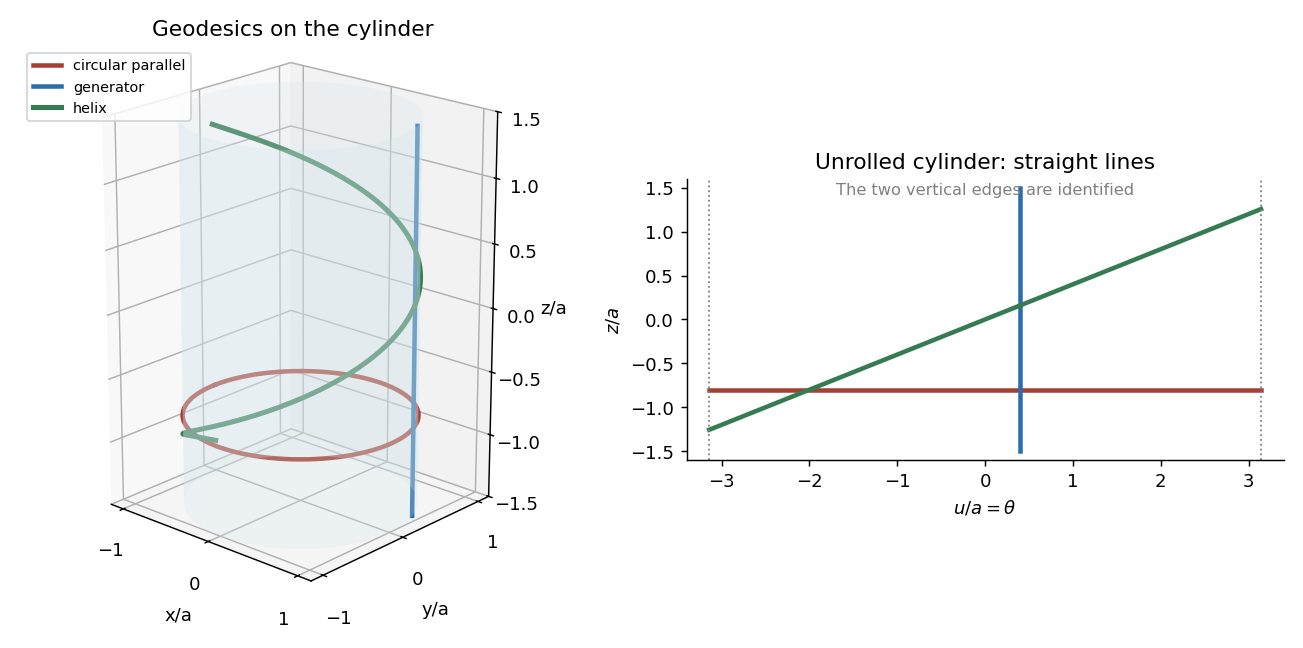

This chart was generated by the following Python code:
"""Original cylinder-geodesic sketch. Python 3.14; pinned root NumPy/Matplotlib.
Writes paper-3-cylinder-geodesics.png to caller CWD, respecting MPLCONFIGDIR.
"""
import numpy as np
import matplotlib
matplotlib.use('Agg')
import matplotlib.pyplot as plt
fig=plt.figure(figsize=(10,4.5),layout='constrained',facecolor='white');ax=fig.add_subplot(121,projection='3d');bx=fig.add_subplot(122)
theta=np.linspace(0,2*np.pi,80);zz=np.linspace(-1.5,1.5,25);th,z=np.meshgrid(theta,zz);ax.plot_surface(np.cos(th),np.sin(th),z,color='#d5e6ed',alpha=.25,edgecolor='none',shade=False)
col=['#a53f32','#286eab','#367c53'];t=np.linspace(-np.pi,np.pi,400)
ax.plot(np.cos(t),np.sin(t),np.full_like(t,-.8),color=col[0],lw=2.5,label='circular parallel');ax.plot(np.full(100,np.cos(.4)),np.full(100,np.sin(.4)),np.linspace(-1.5,1.5,100),color=col[1],lw=2.5,label='generator');ax.plot(np.cos(t),np.sin(t),.4*t,color=col[2],lw=2.8,label='helix')
ax.set(xlabel='x/a',ylabel='y/a',zlabel='z/a',zlim=(-1.5,1.5),title='Geodesics on the cylinder');ax.set_xticks([-1,0,1]);ax.set_yticks([-1,0,1]);ax.set_box_aspect((2,2,3));ax.view_init(elev=20,azim=-48);ax.legend(loc='upper left',fontsize=8)
bx.plot(t,np.full_like(t,-.8),color=col[0],lw=2.5);bx.plot([.4,.4],[-1.5,1.5],color=col[1],lw=2.5);bx.plot(t,.4*t,color=col[2],lw=2.5);bx.axvline(-np.pi,color='gray',ls=':',lw=1);bx.axvline(np.pi,color='gray',ls=':',lw=1);bx.text(0,1.42,'The two vertical edges are identified',ha='center',fontsize=9,color='gray');bx.set(xlim=(-3.4,3.4),ylim=(-1.6,1.6),xlabel=r'$u/a=\theta$',ylabel=r'$z/a$',title='Unrolled cylinder: straight lines');bx.spines[['top','right']].set_visible(False);bx.set_aspect('equal',adjustable='box')
fig.savefig('paper-3-cylinder-geodesics.png',dpi=130,facecolor='white',transparent=False,bbox_inches='tight',pad_inches=.15)
